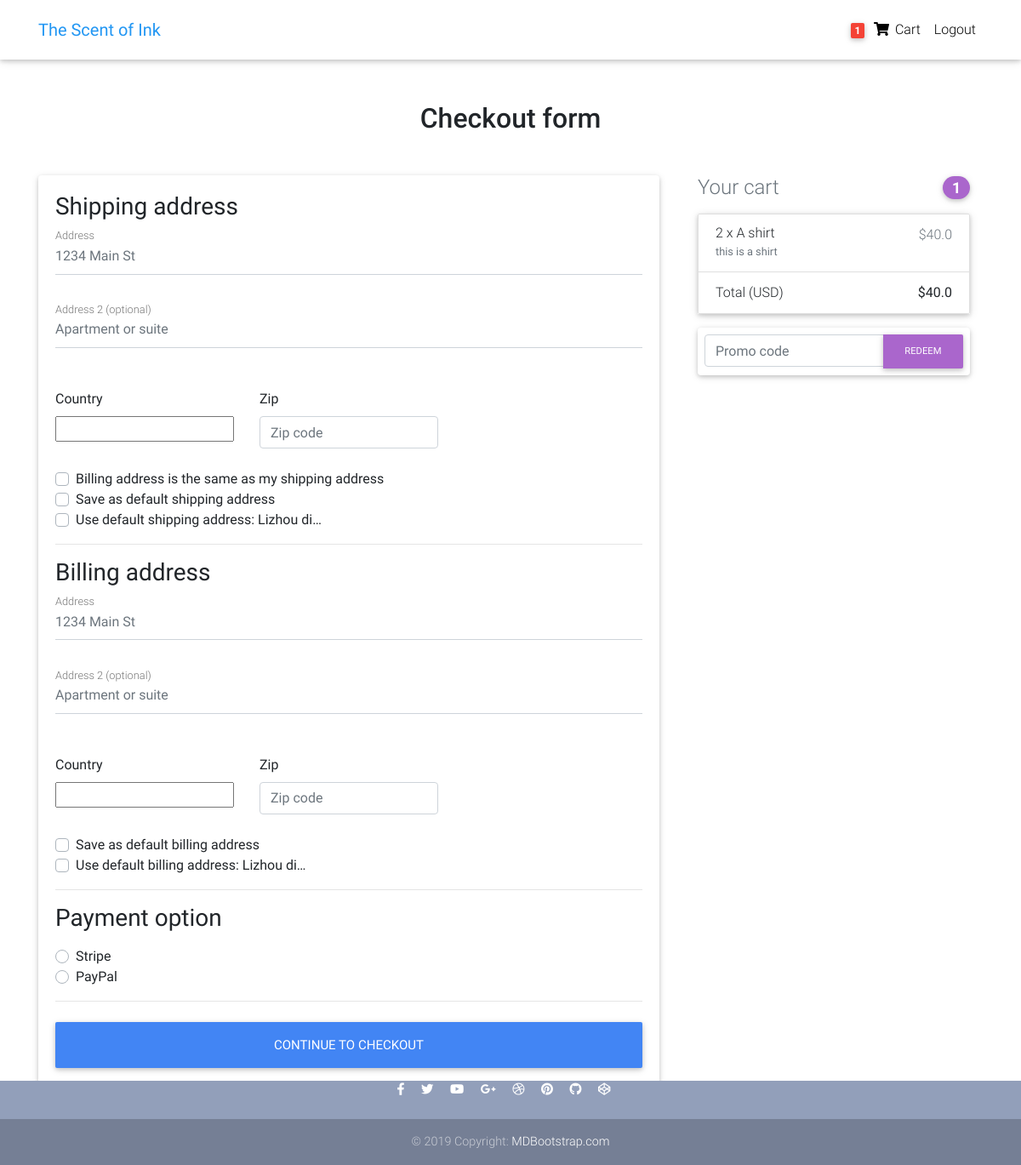
/checkout/ (signed in), run on an earlier commit of the app's database.
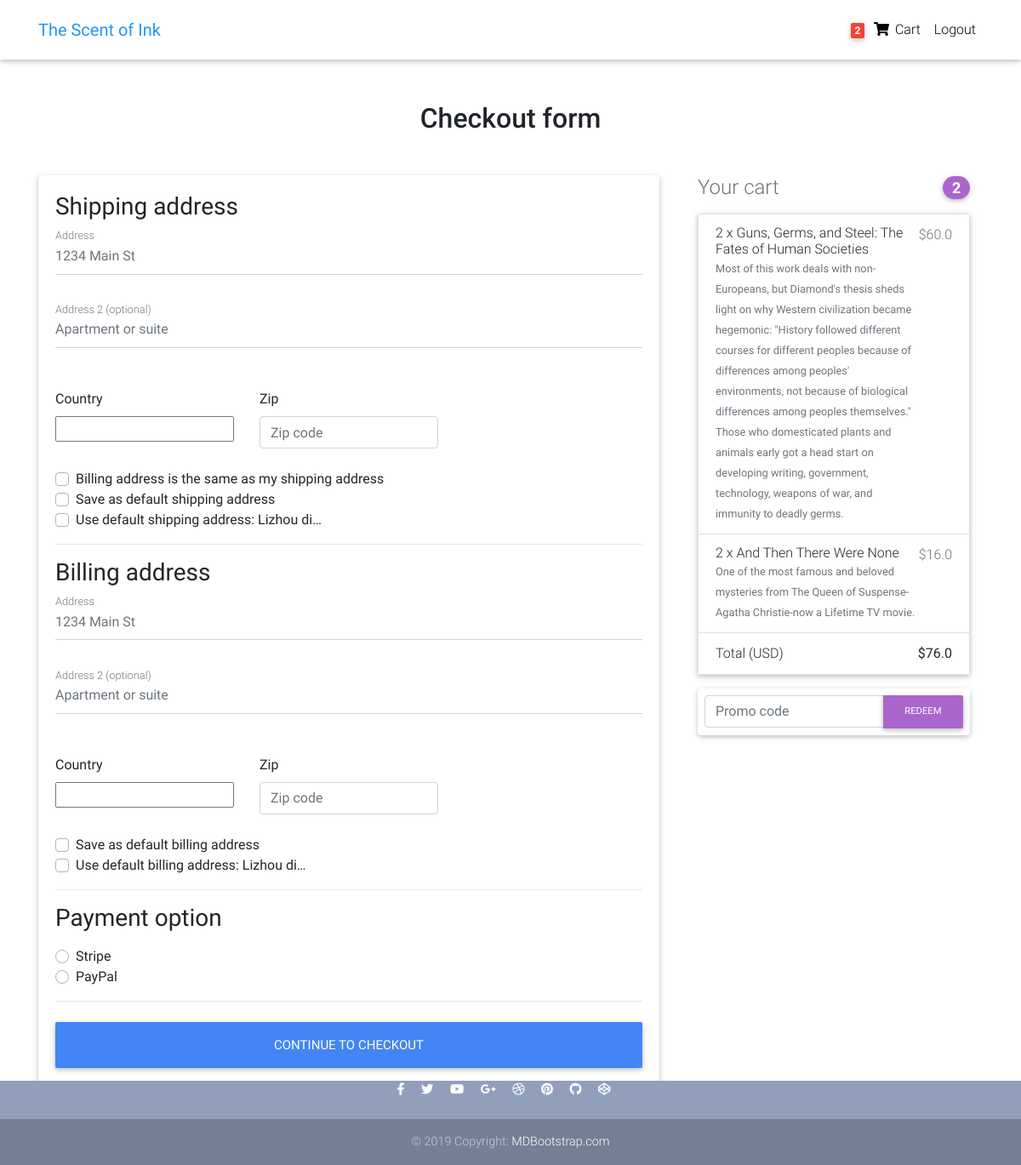
And on a later commit of the database.
### core/models.py (models this page shows, shortened)
class Order(models.Model):
    user = models.ForeignKey(settings.AUTH_USER_MODEL,
                             on_delete=models.CASCADE)
    ref_code = models.CharField(max_length=20, blank=True, null=True)
    items = models.ManyToManyField(OrderItem)
    start_date = models.DateTimeField(auto_now_add=True)
    ordered_date = models.DateTimeField()
    ordered = models.BooleanField(default=False)
    shipping_address = models.ForeignKey(
        'Address', related_name='shipping_address', on_delete=models.SET_NULL, blank=True, null=True)
    billing_address = models.ForeignKey(
        'Address', related_name='billing_address', on_delete=models.SET_NULL, blank=True, null=True)
    payment = models.ForeignKey(
        'Payment', on_delete=models.SET_NULL, blank=True, null=True)
    coupon = models.ForeignKey(
        'Coupon', on_delete=models.SET_NULL, blank=True, null=True)
    being_delivered = models.BooleanField(default=False)
    received = models.BooleanField(default=False)
    refund_requested = models.BooleanField(default=False)
    refund_granted = models.BooleanField(default=False)
    '''
    1. Item added to cart
    2. Adding a billing address
    (Failed checkout)
    3. Payment
    (Preprocessing, processing, packaging etc.)
    4. Being delivered
    5. Received
    6. Refunds
    '''
    def get_total(self):
        total = 0
        for order_item in self.items.all():
            total += order_item.get_final_price()
        if self.coupon:
            total -= self.coupon.amount
        return total

class OrderItem(models.Model):
    user = models.ForeignKey(settings.AUTH_USER_MODEL,
                             on_delete=models.CASCADE)
    ordered = models.BooleanField(default=False)
    item = models.ForeignKey(Item, on_delete=models.CASCADE)
    quantity = models.IntegerField(default=1)
    def get_total_item_price(self):
        return self.quantity * self.item.price
    def get_total_discount_item_price(self):
        return self.quantity * self.item.discount_price
    def get_final_price(self):
        if self.item.discount_price:
            return self.get_total_discount_item_price()
        return self.get_total_item_price()

class Item(models.Model):
    title = models.CharField(max_length=100)
    price = models.FloatField()
    discount_price = models.FloatField(blank=True, null=True)
    category = models.CharField(max_length=100)
    label = models.CharField(choices=LABEL_CHOICES, max_length=1)
    slug = models.SlugField()
    description = models.TextField()
    image = models.ImageField()
    ISBN =  models.CharField(max_length=100,null=True)
    author =  models.CharField(max_length=100,null=True)

### core/views.py (the view, shortened to what this page needs)
# urls.py: path('checkout/', CheckoutView.as_view(), name='checkout'),
class CheckoutView(View):
    def get(self, *args, **kwargs):
        try:
            order = Order.objects.get(user=self.request.user, ordered=False)
            form = CheckoutForm()
            context = {
                'form': form,
                'couponform': CouponForm(),
                'order': order,
                'DISPLAY_COUPON_FORM': True
            }
            shipping_address_qs = Address.objects.filter(
                user=self.request.user,
                address_type='S',
                default=True
            )
            if shipping_address_qs.exists():
                context.update(
                    {'default_shipping_address': shipping_address_qs[0]})
            billing_address_qs = Address.objects.filter(
                user=self.request.user,
                address_type='B',
                default=True
            )
            if billing_address_qs.exists():
                context.update(
                    {'default_billing_address': billing_address_qs[0]})
            return render(self.request, "checkout.html", context)
        except ObjectDoesNotExist:
            messages.info(self.request, "You do not have an active order")
            return redirect("core:checkout")

### core/forms.py
class CheckoutForm(forms.Form):
    shipping_address = forms.CharField(required=False)
    shipping_address2 = forms.CharField(required=False)
    shipping_country = CountryField(blank_label='(select country)').formfield(
        required=False,
        widget=CountrySelectWidget(attrs={
            'class': 'custom-select d-block w-100',
        }))
    shipping_zip = forms.CharField(required=False)
    billing_address = forms.CharField(required=False)
    billing_address2 = forms.CharField(required=False)
    billing_country = CountryField(blank_label='(select country)').formfield(
        required=False,
        widget=CountrySelectWidget(attrs={
            'class': 'custom-select d-block w-100',
        }))
    billing_zip = forms.CharField(required=False)
    same_billing_address = forms.BooleanField(required=False)
    set_default_shipping = forms.BooleanField(required=False)
    use_default_shipping = forms.BooleanField(required=False)
    set_default_billing = forms.BooleanField(required=False)
    use_default_billing = forms.BooleanField(required=False)
    payment_option = forms.ChoiceField(
        widget=forms.RadioSelect, choices=PAYMENT_CHOICES)

### templates/checkout.html (shortened to what the changed rows need)
{% extends "base.html" %}
{% load crispy_forms_tags %}
{% block content %}
  <main >
    <div class="container wow fadeIn">
      <h2 class="my-5 h2 text-center">Checkout form</h2>
      <div class="row">
        <div class="col-md-8 mb-4">
          <div class="card">
            <form method="POST" class="card-body">
              <div class="d-block my-3">
                {% for value, name in form.fields.payment_option.choices %}
                <div class="custom-control custom-radio">
                  <label class="custom-control-label" for="{{ name }}">{{ name }}</label>
                </div>
                {% endfor %}
              </div>
            </form>
          </div>
        </div>
        <div class="col-md-4 mb-4">
          {% include "order_snippet.html" %}
        </div>
      </div>
    </div>
  </main>
{% endblock content %}

### templates/navbar.html (shortened to what this page needs)
{% load cart_template_tags %}
<nav class="navbar fixed-top navbar-expand-lg navbar-light white scrolling-navbar">
    <div class="container">
      <a class="navbar-brand waves-effect" href="/">
        <strong class="blue-text">The Scent of Ink</strong>
      </a>
      <div class="collapse navbar-collapse" id="navbarSupportedContent">
        <ul class="navbar-nav nav-flex-icons">
          {% if request.user.is_authenticated %}
          <li class="nav-item">
            <a href="{% url 'core:order-summary' %}" class="nav-link waves-effect">
              <span class="badge red z-depth-1 mr-1"> {{ request.user|cart_item_count }} </span>
              <i class="fas fa-shopping-cart"></i>
              <span class="clearfix d-none d-sm-inline-block"> Cart </span>
            </a>
          </li>
          <li class="nav-item">
            <a class="nav-link waves-effect" href="{% url 'account_logout' %}">
              <span class="clearfix d-none d-sm-inline-block"> Logout </span>
            </a>
          </li>
          {% endif %}
        </ul>
      </div>
    </div>
  </nav>

### templates/order_snippet.html (shortened to what this page needs)
<div class="col-md-12 mb-4">
    <h4 class="d-flex justify-content-between align-items-center mb-3">
    <span class="text-muted">Your cart</span>
    <span class="badge badge-secondary badge-pill">{{ order.items.count }}</span>
    </h4>
    <ul class="list-group mb-3 z-depth-1">
    {% for order_item in order.items.all %}
    <li class="list-group-item d-flex justify-content-between lh-condensed">
        <div>
        <h6 class="my-0">{{ order_item.quantity }} x {{ order_item.item.title}}</h6>
        <small class="text-muted">{{ order_item.item.description}}</small>
        </div>
        <span class="text-muted">${{ order_item.get_final_price }}</span>
    </li>
    {% endfor %}
    <li class="list-group-item d-flex justify-content-between">
        <span>Total (USD)</span>
        <strong>${{ order.get_total }}</strong>
    </li>
    </ul>
    {% if DISPLAY_COUPON_FORM %}
    <form class="card p-2" action="{% url 'core:add-coupon' %}" method="POST">
        <div class="input-group">
            {{ couponform.code }}
            <div class="input-group-append">
            <button class="btn btn-secondary btn-md waves-effect m-0" type="submit">Redeem</button>
            </div>
        </div>
    </form>
    {% endif %}
</div>

What changed in the data, as far as the page shows it:
changed through a linked row, Order: items.count "1" → "2"; get_total "40.0" → "76.0"
changed through a linked row, OrderItem: item "A shirt" → "Guns, Germs, and Steel: The Fates of Human Societies"; item.description "this is a shirt" → "Most of this work deals with non-Europeans, but Diamond's thesis sheds light on why Western civilization became hegemonic: \"History followed different courses for different peoples because of differences among peoples' environments, not because of biological differences among peoples themselves.\" Those who domesticated plants and animals early got a head start on developing writing, government, technology, weapons of war, and immunity to deadly germs."; get_final_price "40.0" → "60.0"
added OrderItem: quantity "2", item "And Then There Were None", item.description "One of the most famous and beloved mysteries from The Queen of Suspense-Agatha Christie-now a Lifetime TV movie.", get_final_price "16.0"
Also different on the page:
{{ request.user|cart_item_count }}: "1" → "2"
